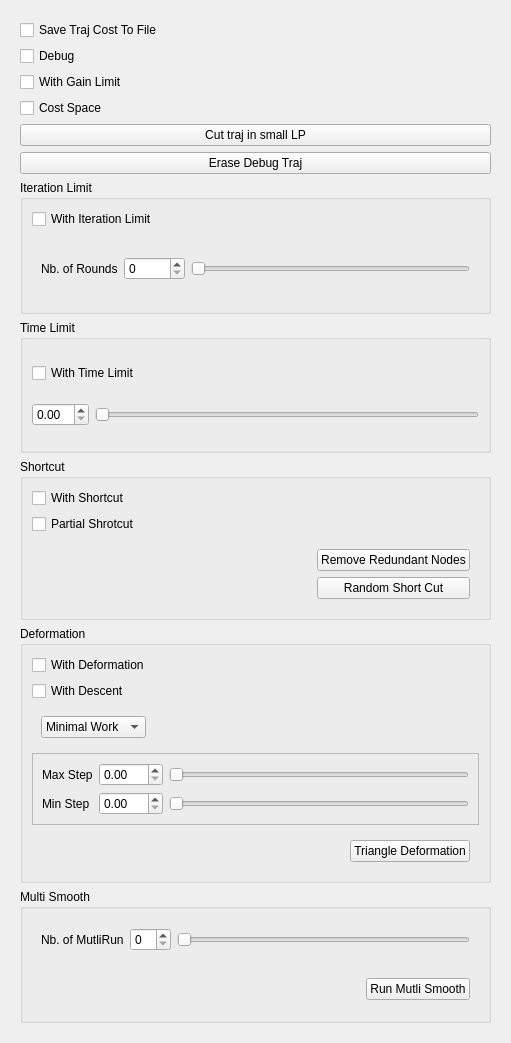
         <widget class="QWidget" name="PostProcessingScrollAreaLayout">
          <property name="geometry">
           <rect>
            <x>0</x>
            <y>-39</y>
            <width>511</width>
            <height>1043</height>
           </rect>
          </property>
          <layout class="QVBoxLayout" name="verticalLayout_37">
           <item>
            <widget class="QFrame" name="PostProcessingLayout">
             <layout class="QVBoxLayout" name="verticalLayout_26">
              <item>
               <widget class="QCheckBox" name="checkBoxSaveTrajCost">
                <property name="text">
                 <string>Save Traj Cost To File</string>
                </property>
               </widget>
              </item>
              <item>
               <widget class="QCheckBox" name="checkBoxDebug2">
                <property name="text">
                 <string>Debug</string>
                </property>
               </widget>
              </item>
              <item>
               <widget class="QCheckBox" name="checkBoxWithGainLimit">
                <property name="text">
                 <string>With Gain Limit</string>
                </property>
               </widget>
              </item>
              <item>
               <widget class="QCheckBox" name="checkBoxCostSpace2">
                <property name="text">
                 <string>Cost Space</string>
                </property>
               </widget>
              </item>
              <item>
               <widget class="QPushButton" name="pushButtonCutTrajInSmallLP">
                <property name="text">
                 <string>Cut traj in small LP</string>
                </property>
               </widget>
              </item>
              <item>
               <widget class="QPushButton" name="pushButtonEraseDebugTraj">
                <property name="text">
                 <string>Erase Debug Traj</string>
                </property>
               </widget>
              </item>
              <item>
               <widget class="QGroupBox" name="groupBox_5">
                <property name="title">
                 <string>Iteration Limit</string>
                </property>
                <layout class="QVBoxLayout" name="verticalLayout_5">
                 <item>
                  <widget class="QCheckBox" name="checkBoxWithIterLimit">
                   <property name="text">
                    <string>With Iteration Limit</string>
                   </property>
                  </widget>
                 </item>
                 <item>
                  <widget class="QWidget" name="widget_6" native="true">
                   <layout class="QHBoxLayout" name="horizontalLayout_7">
                    <item>
                     <widget class="QLabel" name="label_12">
                      <property name="text">
                       <string>Nb. of Rounds</string>
                      </property>
                     </widget>
                    </item>
                    <item>
                     <widget class="QDoubleSpinBox" name="doubleSpinBoxNbRounds">
                      <property name="decimals">
                       <number>0</number>
                      </property>
                      <property name="maximum">
                       <double>10000.000000000000000</double>
                      </property>
                     </widget>
                    </item>
                    <item>
                     <widget class="QSlider" name="horizontalSliderNbRounds_2">
                      <property name="maximum">
                       <number>10000</number>
                      </property>
                      <property name="orientation">
                       <enum>Qt::Horizontal</enum>
                      </property>
                     </widget>
                    </item>
                   </layout>
                  </widget>
                 </item>
                </layout>
               </widget>
              </item>
              <item>
               <widget class="QGroupBox" name="groupBoxTimeLimit">
                <property name="title">
                 <string>Time Limit</string>
                </property>
                <layout class="QGridLayout" name="gridLayout_3">
                 <item row="0" column="0" colspan="2">
                  <widget class="QCheckBox" name="checkBoxWithTimeLimit">
                   <property name="text">
                    <string>With Time Limit</string>
                   </property>
                  </widget>
                 </item>
                 <item row="1" column="0">
                  <widget class="QDoubleSpinBox" name="doubleSpinBoxTimeLimit">
                   <property name="maximum">
                    <double>60.000000000000000</double>
                   </property>
                  </widget>
                 </item>
                 <item row="1" column="1">
                  <widget class="QSlider" name="horizontalSliderTimeLimit">
                   <property name="orientation">
                    <enum>Qt::Horizontal</enum>
                   </property>
                  </widget>
                 </item>
                </layout>
               </widget>
              </item>
              <item>
               <widget class="QGroupBox" name="groupBoxShortCut">
                <property name="title">
                 <string>Shortcut</string>
                </property>
                <layout class="QGridLayout" name="gridLayout_16">
                 <item row="3" column="1">
                  <widget class="QWidget" name="ShortcutButtons" native="true">
                   <layout class="QGridLayout" name="gridLayout_44">
                    <item row="1" column="1">
                     <widget class="QPushButton" name="pushButtonRemoveRedundantNodes">
                      <property name="text">
                       <string>Remove Redundant Nodes</string>
                      </property>
                     </widget>
                    </item>
                    <item row="2" column="1">
                     <widget class="QPushButton" name="pushButtonRandomShortCut">
                      <property name="text">
                       <string>Random Short Cut</string>
                      </property>
                     </widget>
                    </item>
                    <item row="1" column="0">
                     <spacer name="horizontalSpacer_25">
                      <property name="orientation">
                       <enum>Qt::Horizontal</enum>
                      </property>
                      <property name="sizeHint" stdset="0">
                       <size>
                        <width>40</width>
                        <height>20</height>
                       </size>
                      </property>
                     </spacer>
                    </item>
                   </layout>
                  </widget>
                 </item>
                 <item row="1" column="0">
                  <widget class="QCheckBox" name="checkBoxPartialShortcut">
                   <property name="text">
                    <string>Partial Shrotcut</string>
                   </property>
                  </widget>
                 </item>
                 <item row="0" column="0">
                  <widget class="QCheckBox" name="checkBoxWithShortCut">
                   <property name="text">
                    <string>With Shortcut</string>
                   </property>
                  </widget>
                 </item>
                </layout>
               </widget>
              </item>
              <item>
               <widget class="QGroupBox" name="DeformationBox">
                <property name="title">
                 <string>Deformation</string>
                </property>
                <layout class="QGridLayout" name="gridLayout_27">
                 <item row="4" column="0">
                  <widget class="QFrame" name="DeformationSteps">
                   <property name="frameShape">
                    <enum>QFrame::StyledPanel</enum>
                   </property>
                   <property name="frameShadow">
                    <enum>QFrame::Raised</enum>
                   </property>
                   <layout class="QGridLayout" name="gridLayout_29">
                    <item row="0" column="1">
                     <widget class="QDoubleSpinBox" name="doubleSpinBoxMaxDeformStep">
                      <property name="maximum">
                       <double>500.000000000000000</double>
                      </property>
                     </widget>
                    </item>
                    <item row="0" column="0">
                     <widget class="QLabel" name="labelMaxStep">
                      <property name="text">
                       <string>Max Step</string>
                      </property>
                     </widget>
                    </item>
                    <item row="0" column="3">
                     <widget class="QSlider" name="horizontalSliderMaxDeformStep">
                      <property name="maximum">
                       <number>10000</number>
                      </property>
                      <property name="orientation">
                       <enum>Qt::Horizontal</enum>
                      </property>
                     </widget>
                    </item>
                    <item row="1" column="0">
                     <widget class="QLabel" name="labelMinStep">
                      <property name="text">
                       <string>Min Step</string>
                      </property>
                     </widget>
                    </item>
                    <item row="1" column="1">
                     <widget class="QDoubleSpinBox" name="doubleSpinBoxMinDeformStep">
                      <property name="maximum">
                       <double>500.000000000000000</double>
                      </property>
                     </widget>
                    </item>
                    <item row="1" column="3">
                     <widget class="QSlider" name="horizontalSliderMinDeformStep">
                      <property name="maximum">
                       <number>10000</number>
                      </property>
                      <property name="orientation">
                       <enum>Qt::Horizontal</enum>
                      </property>
                     </widget>
                    </item>
                   </layout>
                  </widget>
                 </item>
                 <item row="3" column="0">
                  <widget class="QWidget" name="widget_19" native="true">
                   <layout class="QHBoxLayout" name="horizontalLayout_19">
                    <item>
                     <widget class="QComboBox" name="comboBoxTrajCostExtimation">
                      <item>
                       <property name="text">
                        <string>Minimal Work</string>
                       </property>
                      </item>
                      <item>
                       <property name="text">
                        <string>Integral</string>
                       </property>
                      </item>
                     </widget>
                    </item>
                    <item>
                     <spacer name="horizontalSpacer_26">
                      <property name="orientation">
                       <enum>Qt::Horizontal</enum>
                      </property>
                      <property name="sizeHint" stdset="0">
                       <size>
                        <width>40</width>
                        <height>20</height>
                       </size>
                      </property>
                     </spacer>
                    </item>
                   </layout>
                  </widget>
                 </item>
                 <item row="5" column="0">
                  <widget class="QWidget" name="StartDeformation" native="true">
                   <layout class="QGridLayout" name="gridLayout_38">
                    <item row="0" column="1">
                     <spacer name="horizontalSpacer_27">
                      <property name="orientation">
                       <enum>Qt::Horizontal</enum>
                      </property>
                      <property name="sizeHint" stdset="0">
                       <size>
                        <width>40</width>
                        <height>20</height>
                       </size>
                      </property>
                     </spacer>
                    </item>
                    <item row="0" column="2">
                     <widget class="QPushButton" name="pushButtonTriangleDeformation">
                      <property name="text">
                       <string>Triangle Deformation</string>
                      </property>
                     </widget>
                    </item>
                   </layout>
                  </widget>
                 </item>
                 <item row="1" column="0">
                  <widget class="QCheckBox" name="checkBoxWithDeform">
                   <property name="text">
                    <string>With Deformation</string>
                   </property>
                  </widget>
                 </item>
                 <item row="2" column="0">
                  <widget class="QCheckBox" name="checkBoxWithDescent">
                   <property name="text">
                    <string>With Descent</string>
                   </property>
                  </widget>
                 </item>
                </layout>
               </widget>
              </item>
              <item>
               <widget class="QGroupBox" name="multiSmoothGroupBox">
                <property name="title">
                 <string>Multi Smooth</string>
                </property>
                <layout class="QVBoxLayout" name="verticalLayout_32">
                 <item>
                  <widget class="QWidget" name="widget_17" native="true">
                   <layout class="QGridLayout" name="gridLayout_40">
                    <item row="0" column="0">
                     <widget class="QLabel" name="label_28">
                      <property name="text">
                       <string>Nb. of MutliRun</string>
                      </property>
                     </widget>
                    </item>
                    <item row="0" column="1">
                     <widget class="QDoubleSpinBox" name="doubleSpinBoxNbMultiSmooth">
                      <property name="decimals">
                       <number>0</number>
                      </property>
                      <property name="maximum">
                       <double>50.000000000000000</double>
                      </property>
                     </widget>
                    </item>
                    <item row="0" column="2">
                     <widget class="QSlider" name="horizontalSliderNbMultiSmooth">
                      <property name="orientation">
                       <enum>Qt::Horizontal</enum>
                      </property>
                     </widget>
                    </item>
                   </layout>
                  </widget>
                 </item>
                 <item>
                  <widget class="QWidget" name="widget_18" native="true">
                   <layout class="QGridLayout" name="gridLayout_39">
                    <item row="0" column="0">
                     <spacer name="horizontalSpacer_22">
                      <property name="orientation">
                       <enum>Qt::Horizontal</enum>
                      </property>
                      <property name="sizeHint" stdset="0">
                       <size>
                        <width>40</width>
                        <height>20</height>
                       </size>
                      </property>
                     </spacer>
                    </item>
                    <item row="0" column="1">
                     <widget class="QPushButton" name="pushButtonRunMultiSmooth">
                      <property name="text">
                       <string>Run Mutli Smooth</string>
                      </property>
                     </widget>
                    </item>
                   </layout>
                  </widget>
                 </item>
                </layout>
               </widget>
              </item>
             </layout>
            </widget>
           </item>
          </layout>
         </widget>
